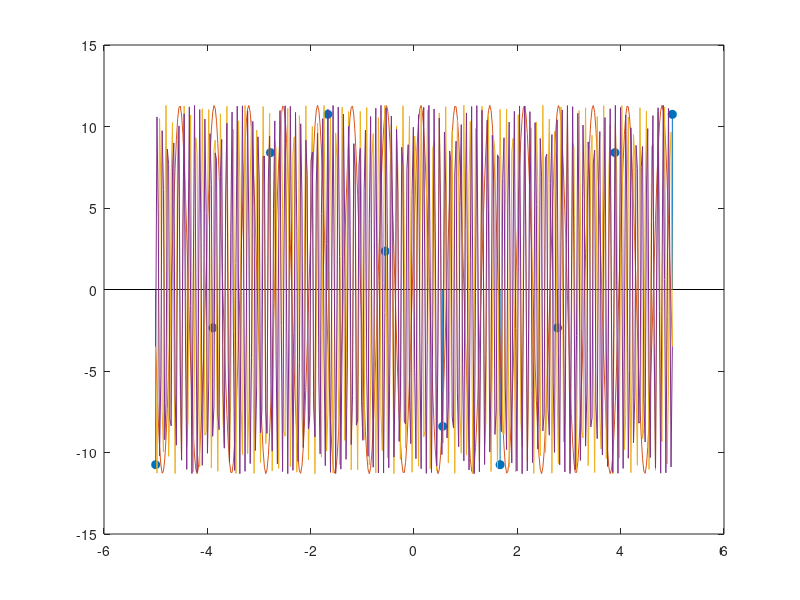

Recreate this plot in MATLAB.
X = linspace(-5,5,10);
Y = (11.3*cos(0.3*pi*X+0.6*pi));
stem(X,Y,'filled');
hold on
t = linspace(-5,5,400);
X1 = (11.3*cos(1200*pi*t+0.6*pi));
plot(t,X1);
X2 = (11.3*cos(6800*pi*t+0.6*pi));
plot(t,X2);
X3 = (11.3*cos(8200*pi*t+0.6*pi));
plot(t,X3);
%X2 = (11.3*cos(2400*pi*t+0.6*pi));
%plot(t,X2);

